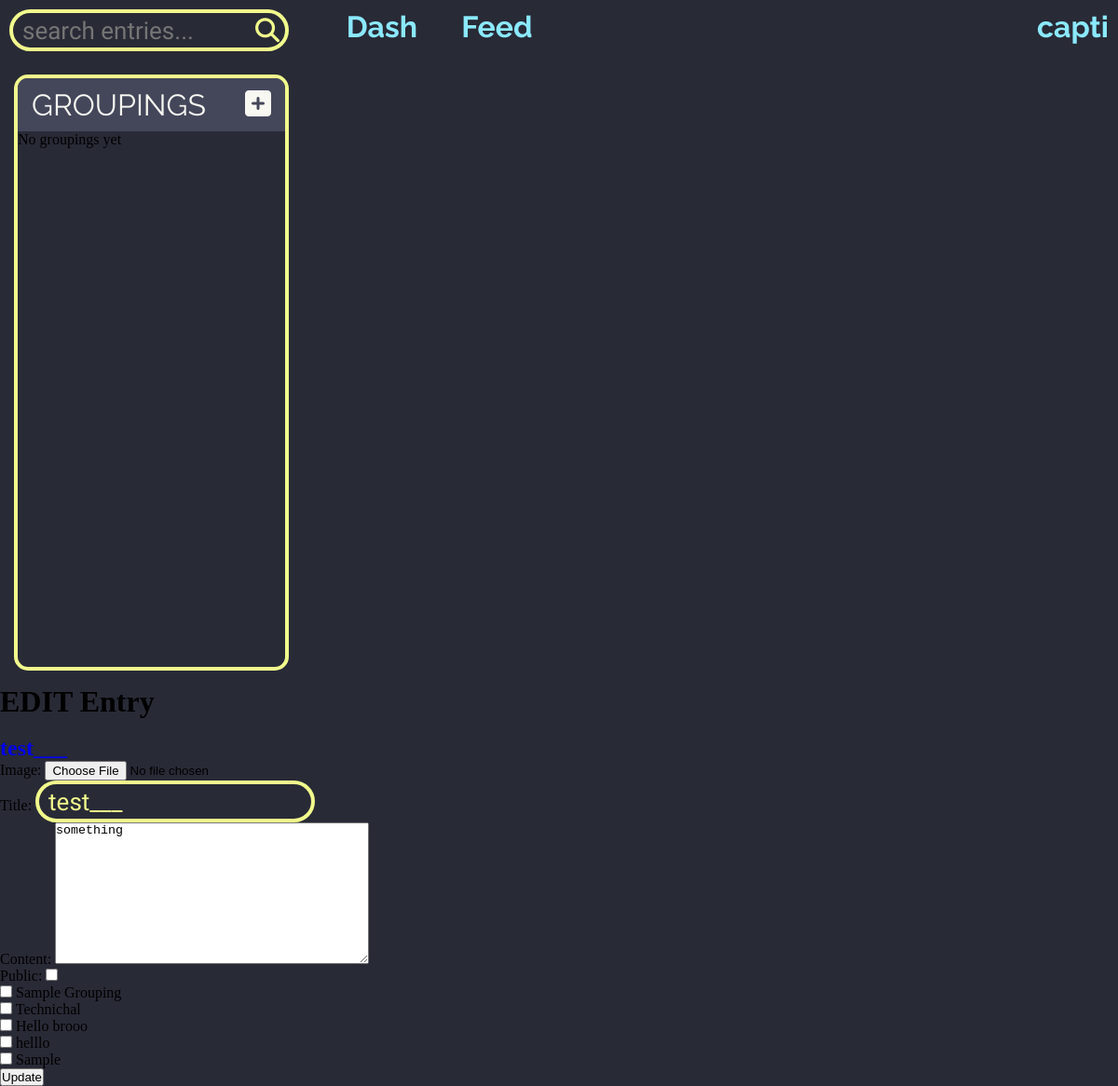
The app's page /entry/edit/19/ (signed in) with its own data.
### main/models.py (models this page shows, shortened)
class Entry(models.Model):
    image = models.ImageField(upload_to="images/entries/", blank=True)
    title = models.CharField(max_length=60,blank=False)
    content = models.TextField(blank=True)
    done = models.BooleanField(default=False)
    public = models.BooleanField(default=False)
    created = models.DateField(auto_now_add=True)
    edited = models.DateField(auto_now=True)
    user = models.ForeignKey(User, models.CASCADE,related_name="entries")
    def __str__(self):
        if self.title:
            return self.title[:15]
        else:
            return "No Title" +self.content[:10]

class Grouping(models.Model):
    title = models.CharField(max_length=60)
    done = models.BooleanField(default=False)
    user = models.ForeignKey(User, models.CASCADE, related_name="groupings")
    entries = models.ManyToManyField("Entry",blank=True,related_name="groupings")
    created = models.DateField(auto_created=True, auto_now_add=True)

### main/views.py (the view, shortened to what this page needs)
# urls.py: path("entry/edit/<int:id>/", views.edit_entry),
def edit_entry(request,id):
    data = {}
    if request.user.is_authenticated:
        entry = Entry.objects.get(id = id)
        if entry.user != request.user:
            return redirect("/")
        entry_form = EntryForm(instance=entry)
        entry_form.fields["user"].widget = forms.HiddenInput()
        entry_form.data["user"] = request.user
        data["entry_form"] = entry_form
        data["entry"] = entry
    else:
        return redirect("/")
    return render(request, "main/edit_entry.html", data)

### main/forms.py
class EntryForm(ModelForm):
    class Meta:
        model = models.Entry
        exclude = ["created","edited","done"]

### templates/main/edit_entry.html (shortened to what this page needs)
{% extends 'base.html' %}
{% block content %}
    <h1>EDIT Entry</h1>
    <br>
    <a href="/entry/{{entry.id}}/">
        <h2 class="entry-title">
        </h2>
    </a>
    <form action="" method="post" enctype="multipart/form-data">
        {{entry_form.as_p}}
        {% for grouping in user.groupings.all %}
            <p>
                <input type="checkbox" name="added_to" value="{{grouping.id}}" >
                <label for="{{grouping.id}}">{{grouping.title}}</label>
            </p>
        {% endfor %}
        <input type="submit" value="Update">
    </form>
{% endblock %}

### templates/base.html (shortened to what this page needs)
<!DOCTYPE html>
<html lang="en">
<head>
    <link rel="stylesheet" href="https://cdnjs.cloudflare.com/ajax/libs/font-awesome/6.2.1/css/all.min.css" />
    <link rel="stylesheet" href="/media/css/base.css">
</head>
<body>
    <nav>
        <div class="search">
            <form  action="/accounts/search/">
                <input type="text" class="input" name="query" onmouseout="this.value = ''; this.blur();" placeholder="search entries...">
                <i class="fas fa-search"></i>
            </form>
        </div>
        <div class="dash"><a class="active" href="/dash">Dash</a></div>
        <div class="feed"><a class="active" href="/feed">Feed</a></div>
        <div class="user">
            {% if user.is_authenticated %}
                <a href="/accounts/profile">{{user.username}}</a>
            {% else %}
                <a href="/accounts/login">Login</a>
            {% endif %}
        </div>
    </nav>
        <div class="groupings">
            {% if user.is_authenticated %}
                <div class="grouping-head">
                    <div>GROUPINGS</div>
                    <a href="/grouping/new/" class="new-grouping">
                        <i class="fa-solid fa-square-plus"></i>
                    </a>
                </div>
                {% if groupings %}
                    {% for grouping in groupings %}
                    <a href="/grouping/{{grouping.id}}">
                    <div class="grouping">
                        <span class="grouping-name">{{grouping.title}}</span>
                        <span class="number">{{grouping.num_entries}}</span>
                    </div>
                    <hr>
                    </a>
                    {% endfor %}
                {% else %}
                    <div>No groupings yet</div>
                {% endif %}
            {% else %}
                <div>Login first to see your groupings</div>
            {% endif %}
        </div>
        {% block content %}
        {% endblock %}
</body>
</html>

### media/css/base.css (style rules this page uses)
:root { --black: #282a36; --gray: #44475a; --comment: #6272a4; --white: #f8f8f2; --blue: #8be9fd; --green: #50fa7b; --purple: #bd93f9; --pink: #ff79c6; --red: #ff5555; --yellow: #f1fa8c; --orange: #ffb86c; }
* { margin: 0; padding: 0; box-sizing: border-box; }
a { text-decoration: none; }
body { background-color: var(--black) }
nav { display: flex; padding: 10px; }
nav > div { padding: 0px; }
.dash { margin-left: 1%; font-family: "Raleway"; font-size: xx-large; font-weight: bold; }
.feed { margin-left: 4%; font-family: "Raleway"; font-size: xx-large; font-weight: bold; }
.user { margin-left: auto; font-family: "Raleway"; font-size: xx-large; font-weight: bold; }
nav a { transition: 0.3s; color: var(--blue); }
.search { width: 350px; position: relative; }
input[type="text"] { padding: 10px; width: 300px; height: 45px; background: none; border: 4px solid var(--yellow); border-radius: 50px; font-family: "Dosis"; font-size: 26px; color: var(--yellow); outline: none; transition: .5s; }
.search i { position: relative; font-size: 26px; left: -40px; color: var(--yellow); transition: .2s; }
.groupings { margin: 15px; width: 295px; height: 80vh; border: 4px solid var(--yellow); border-radius: 15px; }
.grouping-head { display: flex; justify-content: space-between; font-size: xx-large; padding: 10px 15px; border-radius: 10px 10px 0 0; background-color: var(--gray); }
.grouping-head div { font-family: "Raleway"; color: var(--white); }
.grouping-head a i { transition: 0.5s; color: var(--white); }
.groupings a { color: var(--white); }

### records on screen
Entry: title "test___", content "something"
Grouping: title "Sample Grouping"
Grouping: title "Technichal"
Grouping: title "Hello brooo"
Grouping: title "helllo"
Grouping: title "Sample"

### other values on screen
{{ user.username }} "capti"
